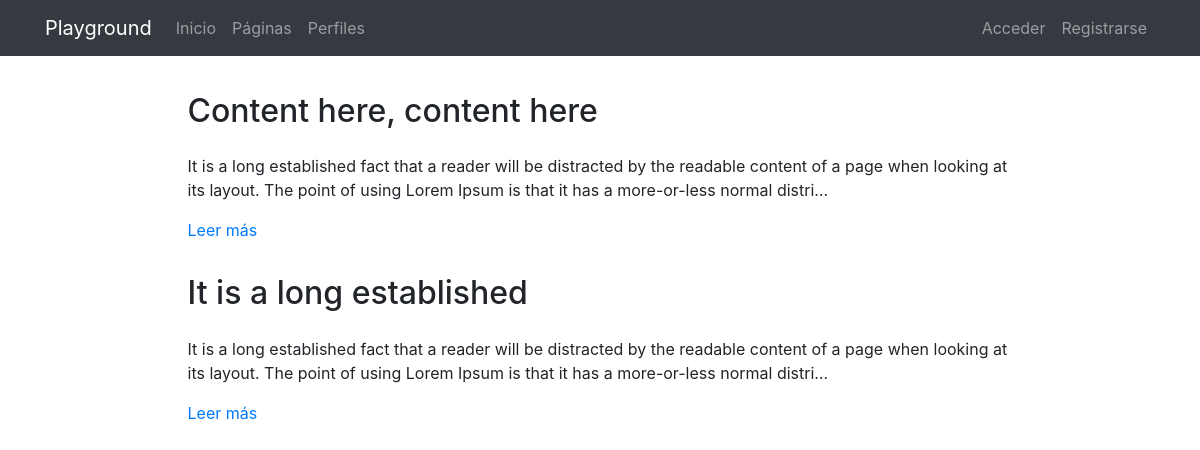
Page /pages/ on the earlier database version.
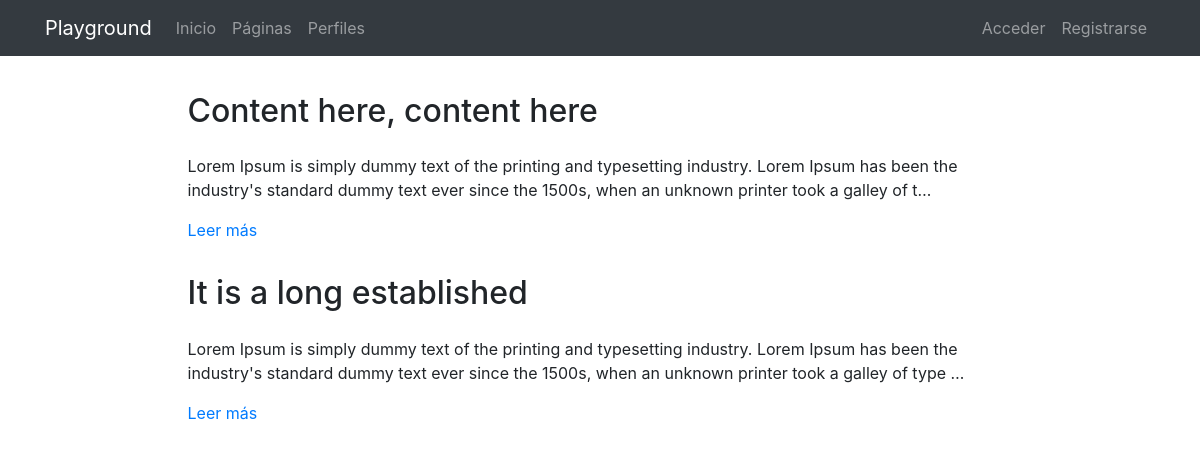
Same page on the later database version.
### pages/models.py (models this page shows, shortened)
class Page(models.Model):
    title = models.CharField(verbose_name="Título", max_length=200)
    content = RichTextField(verbose_name="Contenido")
    order = models.SmallIntegerField(verbose_name="Orden", default=0)
    created = models.DateTimeField(auto_now_add=True, verbose_name="Fecha de creación")
    updated = models.DateTimeField(auto_now=True, verbose_name="Fecha de edición")
    class Meta:
        verbose_name = "página"
        verbose_name_plural = "páginas"
        ordering = ['order', 'title']

### pages/views.py (the view)
# urls.py: path('', PageListView.as_view(), name='pages'),
class PageListView(ListView):
    model = Page

### pages/templates/pages/page_list.html (shortened to what this page needs)
{% extends 'core/base.html' %}
{% load static %}
{% block content %}
{% include 'pages/includes/pages_menu.html' %}
<main role="main">
  <div class="container mb-4">
    {% for page in page_list|dictsort:'id' reversed %}
      <div class="row mt-3">
        <div class="col-md-9 mx-auto">
          <h2 class="mb-4">{{page.title}}</h2>
          <div>
            <p>{{page.content|striptags|safe|truncatechars:"200"}}</p>
            <p><a href="{% url 'pages:page' page.id page.title|slugify %}">Leer más</a>
            </p>
          </div>
        </div>
      </div>
    {% endfor %}
  </div>
</main>
{% endblock %}

### core/templates/core/base.html (shortened to what this page needs)
<!DOCTYPE html>
<html lang="es">
  <head>
    {% load static %}
    <link href="{% static 'core/vendor/bootstrap/css/bootstrap.min.css' %}" rel="stylesheet">
    <link href="{% static 'core/vendor/font-awesome/css/font-awesome.min.css' %}" rel="stylesheet" type="text/css">
    <link href="{% static 'core/css/main.css' %}" rel="stylesheet">
  </head>
  <body>
    <body>
      <nav class="navbar navbar-expand-lg navbar-dark bg-dark">
        <div class="container">
          <a class="navbar-brand" href="{% url 'home' %}">Playground</a>
          <div class="collapse navbar-collapse" id="ned">
            <ul class="navbar-nav mr-auto">
              <li class="nav-item">
                <a class="nav-link" href="{% url 'home' %}">Inicio</a>
              </li>
              <li class="nav-item">
                <a class="nav-link" href="{% url 'pages:pages' %}">Páginas</a>
              </li>
              <li class="nav-item">
                <a class="nav-link" href="{% url 'profiles:profiles' %}">Perfiles</a>
              </li>
            </ul>
            <ul class="navbar-nav">
              {% if not request.user.is_authenticated %}
                <li class="nav-item">
                  <a class="nav-link" href="{% url 'login' %}">Acceder</a>
                </li>
                <li class="nav-item">
                  <a class="nav-link" href="{% url 'signup' %}">Registrarse</a>
                </li>
              {% endif %}
            </ul>
          </div>
        </div>
      </nav>
      {% block content %}{% endblock %}
  </body>
</html>

### pages/templates/pages/includes/pages_menu.html (shortened to what this page needs)
{% load static %}
<link href="{% static 'pages/css/custom_ckeditor.css' %}" rel="stylesheet">

### core/static/core/css/main.css (style rules this page uses)
main { padding-top: 20px; }
:root { --jumbotron-padding-y: 3rem; }

Differences in the rows shown:
changed Page "Content here, content here": content "It is a long established fact that a reader will be distracted by the readable content of a page when looking at its layout. The point of using Lorem Ipsum is that it has a more-or-less normal distri…" → "Lorem Ipsum is simply dummy text of the printing and typesetting industry. Lorem Ipsum has been the industry's standard dummy text ever since the 1500s, when an unknown printer took a galley of t…"
changed Page "It is a long established": content "It is a long established fact that a reader will be distracted by the readable content of a page when looking at its layout. The point of using Lorem Ipsum is that it has a more-or-less normal distri…" → "Lorem Ipsum is simply dummy text of the printing and typesetting industry. Lorem Ipsum has been the industry's standard dummy text ever since the 1500s, when an unknown printer took a galley of type …"
